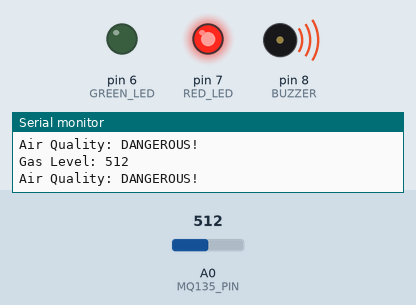
The sketch below on a simulated Arduino Uno, built with avr-gcc and run on an emulated ATmega328P. Shown: output pins drawn as LEDs (lit = HIGH), buzzer (waves = sounding, pin HIGH), the last lines printed to the serial monitor. The inputs (shaded band) are chosen by the test bench; at power-on: A0 (MQ135_PIN) = 512.

Above: at 1.8 s.
1.9 s: A0 (MQ135_PIN) set to 412
3.4 s: A0 (MQ135_PIN) set to 388
At 5.2 s:
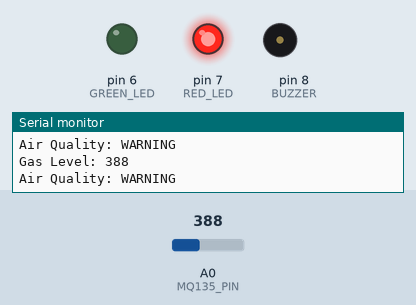
5.5 s: A0 (MQ135_PIN) set to 190
At 6.8 s:
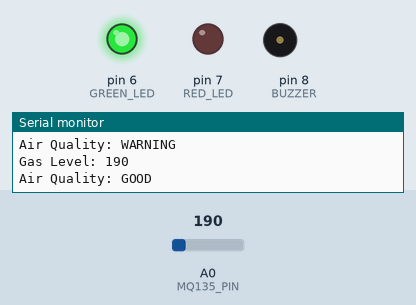
7.5 s: A0 (MQ135_PIN) set to 210
At 8.4 s:
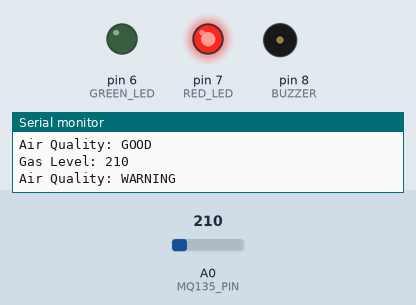
9.5 s: A0 (MQ135_PIN) set to 122
At 11.1 s:
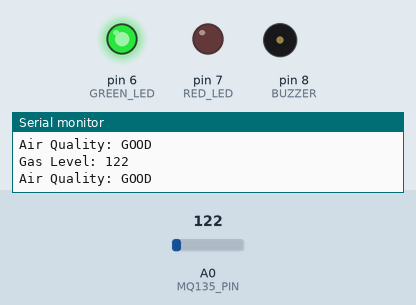
Timing chart, 0 to 12.5 s (numbered marks = the images above; inputs shaded):
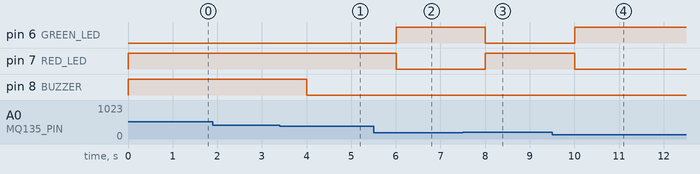

The sketch:

gas_detection.ino
```cpp
#define MQ135_PIN A0
#define GREEN_LED 6
#define RED_LED 7
#define BUZZER 8

void setup() {
Serial.begin(9600);
pinMode(GREEN_LED, OUTPUT);
pinMode(RED_LED, OUTPUT);
pinMode(BUZZER, OUTPUT);
}

void loop() {
int gasValue = analogRead(MQ135_PIN);

Serial.print("Gas Level: ");
Serial.println(gasValue);

if (gasValue < 200) {
digitalWrite(GREEN_LED, HIGH);
digitalWrite(RED_LED, LOW);
digitalWrite(BUZZER, LOW);
Serial.println("Air Quality: GOOD");
}
else if (gasValue > 200 && gasValue < 400) {
digitalWrite(GREEN_LED, LOW);
digitalWrite(RED_LED, HIGH);
digitalWrite(BUZZER, LOW);
Serial.println("Air Quality: WARNING");
}
else {
digitalWrite(GREEN_LED, LOW);
digitalWrite(RED_LED, HIGH);
digitalWrite(BUZZER, HIGH);
Serial.println("Air Quality: DANGEROUS!");
}

delay(1000);
}
```

Measured:
- the behaviour switches between 400 and 399 on A0 (MQ135_PIN) (found by bisection; images 0 and 1)
- after the input at 3.4 s, pin 8 (BUZZER): HIGH → LOW after 0.60 s
- after the input at 5.5 s, pin 6 (GREEN_LED): LOW → HIGH after 0.50 s; pin 7 (RED_LED): HIGH → LOW after 0.50 s
- after the input at 7.5 s, pin 6 (GREEN_LED): HIGH → LOW after 0.51 s; pin 7 (RED_LED): LOW → HIGH after 0.51 s
- after the input at 9.5 s, pin 6 (GREEN_LED): LOW → HIGH after 0.51 s; pin 7 (RED_LED): HIGH → LOW after 0.51 s
